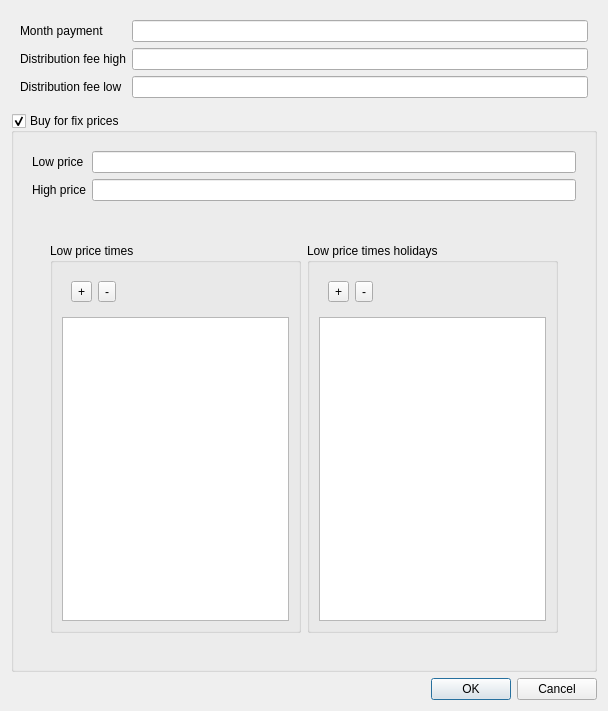
<?xml version="1.0" encoding="UTF-8"?>
<ui version="4.0">
 <class>Settings</class>
 <widget class="QDialog" name="Settings">
  <property name="geometry">
   <rect>
    <x>0</x>
    <y>0</y>
    <width>608</width>
    <height>711</height>
   </rect>
  </property>
  <property name="windowTitle">
   <string>Settings</string>
  </property>
  <layout class="QVBoxLayout" name="verticalLayout">
   <item>
    <widget class="QWidget" name="widget_2" native="true">
     <layout class="QFormLayout" name="formLayout_2">
      <item row="0" column="0">
       <widget class="QLabel" name="label_3">
        <property name="text">
         <string>Month payment</string>
        </property>
       </widget>
      </item>
      <item row="0" column="1">
       <widget class="QLineEdit" name="lineEditMonth"/>
      </item>
      <item row="1" column="0">
       <widget class="QLabel" name="label_4">
        <property name="text">
         <string>Distribution fee high</string>
        </property>
       </widget>
      </item>
      <item row="1" column="1">
       <widget class="QLineEdit" name="lineEditDistributionHigh"/>
      </item>
      <item row="2" column="0">
       <widget class="QLabel" name="label_5">
        <property name="text">
         <string>Distribution fee low</string>
        </property>
       </widget>
      </item>
      <item row="2" column="1">
       <widget class="QLineEdit" name="lineEditDistributionLow"/>
      </item>
     </layout>
    </widget>
   </item>
   <item>
    <widget class="QGroupBox" name="groupBoxFix">
     <property name="title">
      <string>Buy for fix prices</string>
     </property>
     <property name="checkable">
      <bool>true</bool>
     </property>
     <property name="checked">
      <bool>true</bool>
     </property>
     <layout class="QVBoxLayout" name="verticalLayout_2">
      <item>
       <widget class="QWidget" name="widget" native="true">
        <layout class="QFormLayout" name="formLayout">
         <item row="0" column="0">
          <widget class="QLabel" name="label">
           <property name="text">
            <string>Low price</string>
           </property>
          </widget>
         </item>
         <item row="0" column="1">
          <widget class="QLineEdit" name="lineEditLow"/>
         </item>
         <item row="1" column="0">
          <widget class="QLabel" name="label_2">
           <property name="text">
            <string>High price</string>
           </property>
          </widget>
         </item>
         <item row="1" column="1">
          <widget class="QLineEdit" name="lineEditHigh"/>
         </item>
        </layout>
       </widget>
      </item>
      <item>
       <widget class="QWidget" name="widget_4" native="true">
        <layout class="QHBoxLayout" name="horizontalLayout_2">
         <item>
          <widget class="QWidget" name="widget_5" native="true">
           <layout class="QVBoxLayout" name="verticalLayout_4">
            <item>
             <widget class="QWidget" name="widget_3" native="true">
              <layout class="QHBoxLayout" name="horizontalLayout">
               <item>
                <widget class="QGroupBox" name="groupBox_2">
                 <property name="title">
                  <string>Low price times</string>
                 </property>
                 <layout class="QVBoxLayout" name="verticalLayout_3">
                  <item>
                   <widget class="QWidget" name="widget_6" native="true">
                    <layout class="QHBoxLayout" name="horizontalLayout_3">
                     <item>
                      <widget class="QToolButton" name="toolButtonAdd">
                       <property name="text">
                        <string>+</string>
                       </property>
                      </widget>
                     </item>
                     <item>
                      <widget class="QToolButton" name="toolButtonRemove">
                       <property name="text">
                        <string>-</string>
                       </property>
                      </widget>
                     </item>
                     <item>
                      <spacer name="horizontalSpacer">
                       <property name="orientation">
                        <enum>Qt::Horizontal</enum>
                       </property>
                       <property name="sizeHint" stdset="0">
                        <size>
                         <width>40</width>
                         <height>20</height>
                        </size>
                       </property>
                      </spacer>
                     </item>
                    </layout>
                   </widget>
                  </item>
                  <item>
                   <widget class="QTableView" name="tableLowTarifTimes">
                    <property name="selectionBehavior">
                     <enum>QAbstractItemView::SelectRows</enum>
                    </property>
                   </widget>
                  </item>
                 </layout>
                </widget>
               </item>
               <item>
                <widget class="QGroupBox" name="groupBox">
                 <property name="title">
                  <string>Low price times holidays</string>
                 </property>
                 <layout class="QVBoxLayout" name="verticalLayout_5">
                  <item>
                   <widget class="QWidget" name="widget_7" native="true">
                    <layout class="QHBoxLayout" name="horizontalLayout_4">
                     <item>
                      <widget class="QToolButton" name="toolButtonAddHoliday">
                       <property name="text">
                        <string>+</string>
                       </property>
                      </widget>
                     </item>
                     <item>
                      <widget class="QToolButton" name="toolButtonRemoveHoliday">
                       <property name="text">
                        <string>-</string>
                       </property>
                      </widget>
                     </item>
                     <item>
                      <spacer name="horizontalSpacer_2">
                       <property name="orientation">
                        <enum>Qt::Horizontal</enum>
                       </property>
                       <property name="sizeHint" stdset="0">
                        <size>
                         <width>40</width>
                         <height>20</height>
                        </size>
                       </property>
                      </spacer>
                     </item>
                    </layout>
                   </widget>
                  </item>
                  <item>
                   <widget class="QTableView" name="tableLowTariffHoliday"/>
                  </item>
                 </layout>
                </widget>
               </item>
              </layout>
             </widget>
            </item>
           </layout>
          </widget>
         </item>
        </layout>
       </widget>
      </item>
     </layout>
    </widget>
   </item>
   <item>
    <widget class="QDialogButtonBox" name="buttonBox">
     <property name="standardButtons">
      <set>QDialogButtonBox::Cancel|QDialogButtonBox::Ok</set>
     </property>
    </widget>
   </item>
  </layout>
 </widget>
 <resources/>
 <connections>
  <connection>
   <sender>buttonBox</sender>
   <signal>rejected()</signal>
   <receiver>Settings</receiver>
   <slot>reject()</slot>
   <hints>
    <hint type="sourcelabel">
     <x>246</x>
     <y>570</y>
    </hint>
    <hint type="destinationlabel">
     <x>246</x>
     <y>298</y>
    </hint>
   </hints>
  </connection>
 </connections>
</ui>
